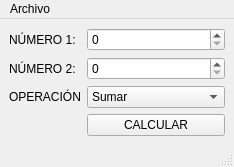
<?xml version="1.0" encoding="UTF-8"?>
<ui version="4.0">
 <class>Principal</class>
 <widget class="QMainWindow" name="Principal">
  <property name="geometry">
   <rect>
    <x>0</x>
    <y>0</y>
    <width>234</width>
    <height>162</height>
   </rect>
  </property>
  <property name="windowTitle">
   <string>Principal</string>
  </property>
  <widget class="QWidget" name="centralwidget">
   <layout class="QFormLayout" name="formLayout">
    <item row="0" column="0">
     <widget class="QLabel" name="label">
      <property name="text">
       <string>NÚMERO 1:</string>
      </property>
     </widget>
    </item>
    <item row="0" column="1">
     <widget class="QSpinBox" name="inNum1"/>
    </item>
    <item row="1" column="0">
     <widget class="QLabel" name="label_2">
      <property name="text">
       <string>NÚMERO 2:</string>
      </property>
     </widget>
    </item>
    <item row="1" column="1">
     <widget class="QSpinBox" name="inNum2"/>
    </item>
    <item row="2" column="0">
     <widget class="QLabel" name="label_3">
      <property name="text">
       <string>OPERACIÓN</string>
      </property>
     </widget>
    </item>
    <item row="2" column="1">
     <widget class="QComboBox" name="inOperacion">
      <item>
       <property name="text">
        <string>Sumar</string>
       </property>
      </item>
      <item>
       <property name="text">
        <string>Restar</string>
       </property>
      </item>
      <item>
       <property name="text">
        <string>Multiplicar</string>
       </property>
      </item>
      <item>
       <property name="text">
        <string>Dividir</string>
       </property>
      </item>
     </widget>
    </item>
    <item row="3" column="0">
     <spacer name="horizontalSpacer">
      <property name="orientation">
       <enum>Qt::Horizontal</enum>
      </property>
      <property name="sizeHint" stdset="0">
       <size>
        <width>40</width>
        <height>20</height>
       </size>
      </property>
     </spacer>
    </item>
    <item row="3" column="1">
     <widget class="QPushButton" name="cmdCalcular">
      <property name="text">
       <string>CALCULAR</string>
      </property>
     </widget>
    </item>
   </layout>
  </widget>
  <widget class="QMenuBar" name="menubar">
   <property name="geometry">
    <rect>
     <x>0</x>
     <y>0</y>
     <width>234</width>
     <height>22</height>
    </rect>
   </property>
   <widget class="QMenu" name="menuArchivo">
    <property name="title">
     <string>Archivo</string>
    </property>
    <addaction name="actionCalcular"/>
    <addaction name="actionSalir"/>
   </widget>
   <addaction name="menuArchivo"/>
  </widget>
  <widget class="QStatusBar" name="statusbar"/>
  <action name="actionCalcular">
   <property name="text">
    <string>&amp;Calcular</string>
   </property>
   <property name="shortcut">
    <string>Ctrl+R</string>
   </property>
  </action>
  <action name="actionSalir">
   <property name="text">
    <string>&amp;Salir</string>
   </property>
   <property name="shortcut">
    <string>Ctrl+Q</string>
   </property>
  </action>
 </widget>
 <resources/>
 <connections>
  <connection>
   <sender>actionSalir</sender>
   <signal>triggered()</signal>
   <receiver>Principal</receiver>
   <slot>close()</slot>
   <hints>
    <hint type="sourcelabel">
     <x>-1</x>
     <y>-1</y>
    </hint>
    <hint type="destinationlabel">
     <x>116</x>
     <y>80</y>
    </hint>
   </hints>
  </connection>
 </connections>
</ui>
